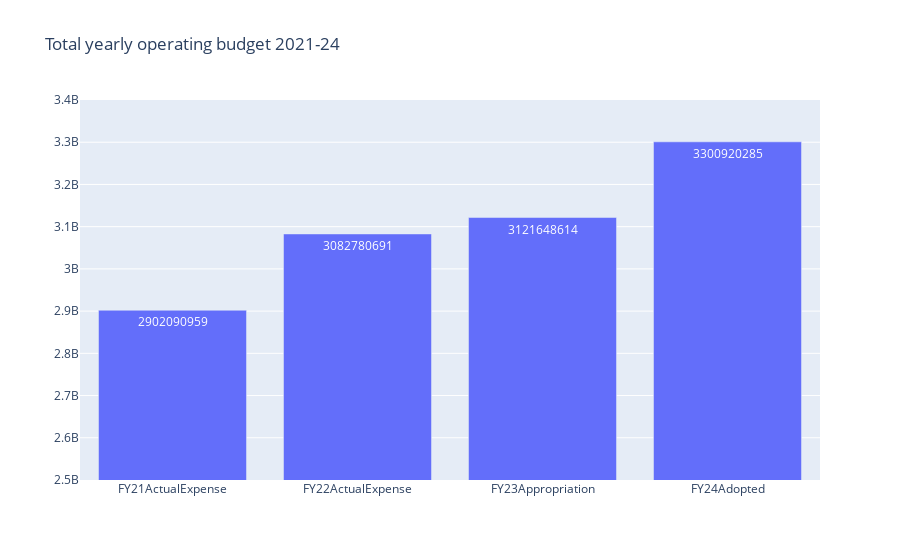

Write notebook code for a chart like this one.
### Code cell
x_values = ['FY21ActualExpense', 'FY22ActualExpense', 'FY23Appropriation', 'FY24Adopted']
y_values = [2902090959, 3082780691, 3121648614, 3300920285]

# Create the figure with the new x and y values
fig = go.Figure(
    data=[go.Bar(x=x_values, y=y_values,text=y_values,  # Set the bar texts with the y values
            textposition='auto',)],
    layout_title_text="Total yearly operating budget 2021-24"
)
fig.update_layout(
    yaxis=dict(
        range=[2500000000, 3400000000]  # Set the range [min, max]
    )
)
# Show the figure
fig.show()

### Figure 1 — Plotly figure (JSON) as saved in the notebook; plotly's stock layout.template omitted (floating-point values rounded to 4 significant figures)
{"data": [{"text": ["2902090959", "3082780691", "3121648614", "3300920285"], "textposition": "auto", "type": "bar", "x": ["FY21ActualExpense", "FY22ActualExpense", "FY23Appropriation", "FY24Adopted"], "y": [2902090959, 3082780691, 3121648614, 3300920285]}], "layout": {"title": {"text": "Total yearly operating budget 2021-24"}, "yaxis": {"range": [2500000000, 3400000000]}}}
